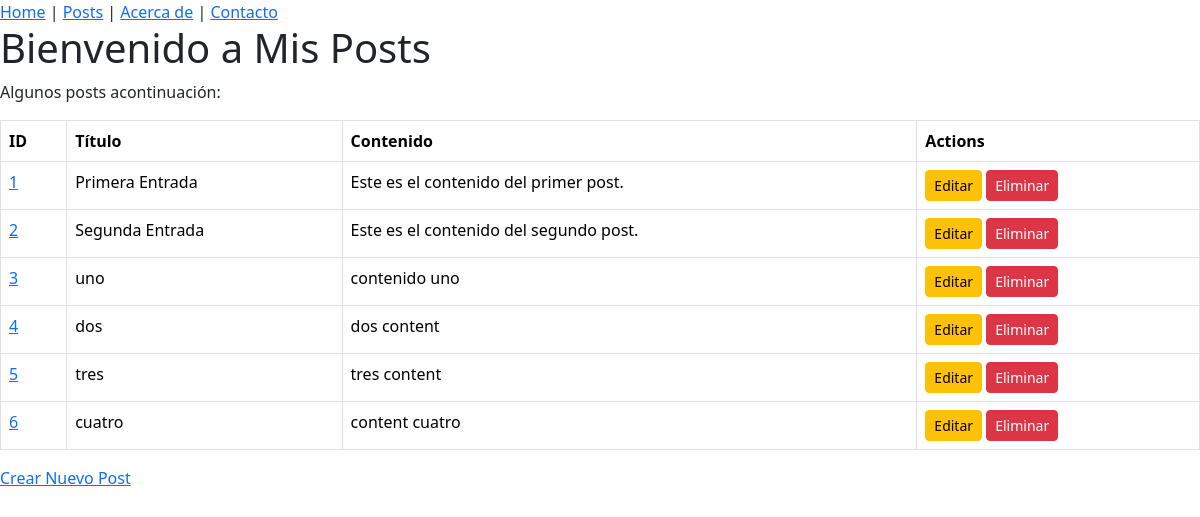
The app's page /post, older data.
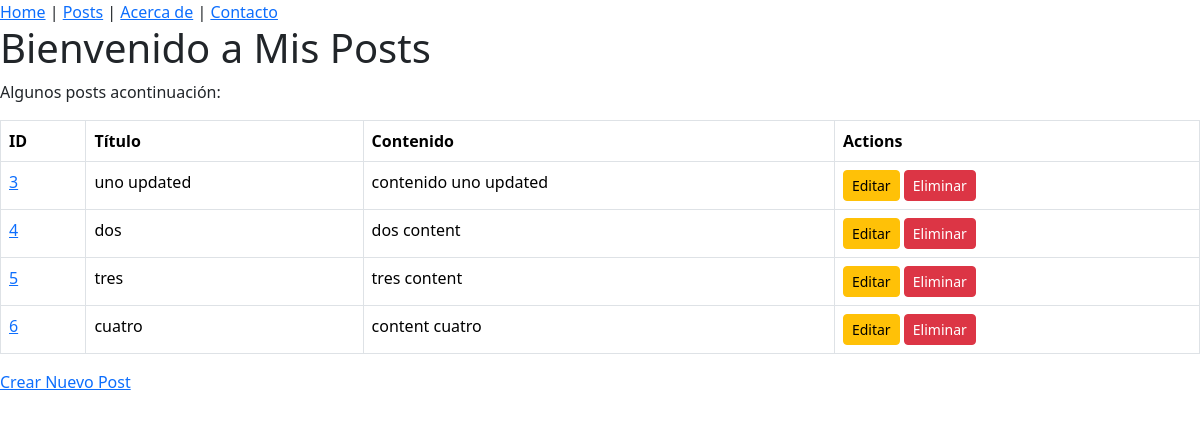
The same page, newer data.
### tables this page shows
CREATE TABLE posts (id INTEGER PRIMARY KEY AUTOINCREMENT, title TEXT NOT NULL, content TEXT NOT NULL);

### flask_main.py (the view)
@app.route("/post", methods=["GET"])
def get_all_post():
    conn = get_db_connection()
    posts = conn.execute('SELECT * FROM posts').fetchall()
    conn.close()
    return render_template("post/posts.html", posts=posts)

### flask_main.py (called while the page is built)
def get_db_connection():
    conn = sqlite3.connect("database.db")
    conn.row_factory = sqlite3.Row
    return  conn

### templates/post/posts.html
{% extends 'base.html' %}
{% block content %}
<h1>Bienvenido a Mis Posts</h1>
<p>Algunos posts acontinuación:</p>
{% if posts %}
<table class="table table-bordered">
    <thead>
        <tr>
            <th>ID</th>
            <th>Título</th>
            <th>Contenido</th>
            <th>Actions</th>
        </tr>
    </thead>
    <tbody>
        {% for post in posts %}
        <tr>
            <td><a href="{{ url_for('get_one_post', post_id=post['id']) }}">{{ post['id'] }}</a></td>
            <td>{{ post['title'] }}</td>
            <td>{{ post['content'] }}</td>
            <td>
                <a href="{{ url_for('edit_one_post', post_id=post['id']) }}" class="btn btn-warning btn-sm">Editar</a>
                <form action="{{ url_for('delete_one_post', post_id=post['id']) }}" method="post" style="display:inline;">
                    <button type="submit" class="btn btn-danger btn-sm" onclick="return confirm('¿Estás seguro de que deseas eliminar este post?');">Eliminar</button>
                </form>
            </td>
        </tr>
        {% endfor %}
    </tbody>
</table>
{% else %}
<p>No hay nada en la tabla.</p>
{% endif %}
<a href="{{ url_for('create_one_post')}}">Crear Nuevo Post</a>
{% endblock %}

### templates/base.html (shortened to what this page needs)
<!DOCTYPE html>
<html lang="en">
<head>
    <link href="https://cdn.jsdelivr.net/npm/bootstrap@5.3.3/dist/css/bootstrap.min.css" rel="stylesheet">
</head>
<body>
    {% include 'navbar.html' %}
    {% block content %}{% endblock %}
</body>
</html>

### templates/navbar.html
<nav>
    <a href="/home">Home</a> |
    <a href="/post">Posts</a> |
    <a href="#">Acerca de</a> |
    <a href="#">Contacto</a>
</nav>

Row changes from the older to the newer data that the page shows:
removed posts: id "1", title "Primera Entrada", content "Este es el contenido del primer post."
removed posts: id "2", title "Segunda Entrada", content "Este es el contenido del segundo post."
changed posts id 3: title "uno" → "uno updated"; content "contenido uno" → "contenido uno updated"
